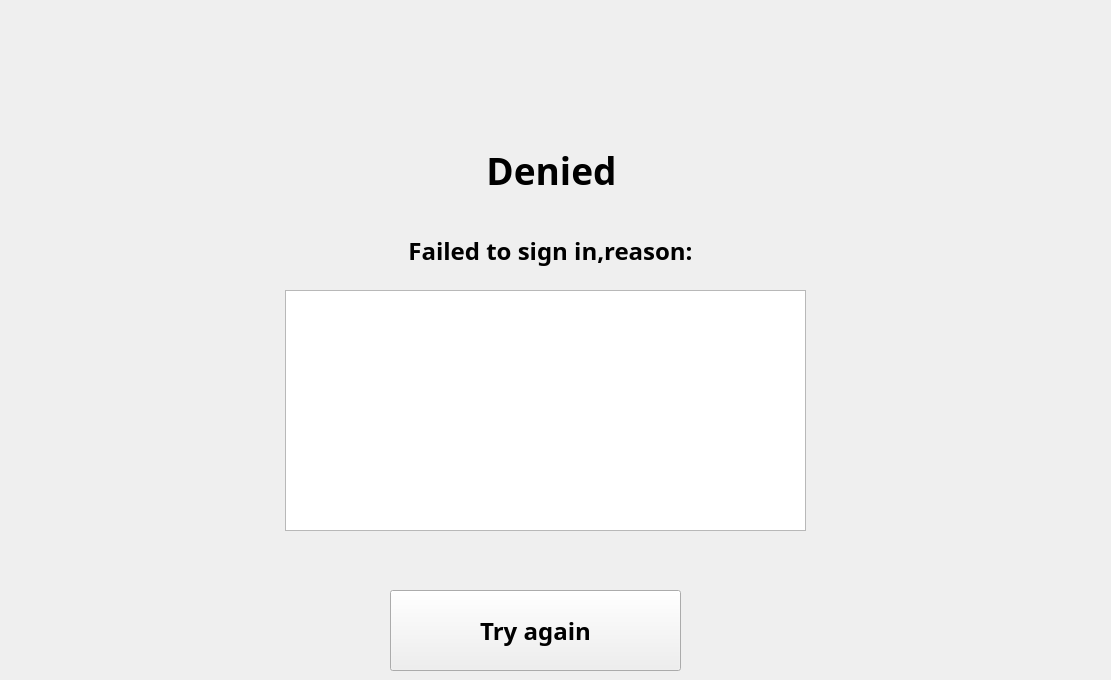
   <widget class="QWidget" name="login_fa_page">
    <widget class="QLabel" name="label_10">
     <property name="geometry">
      <rect>
       <x>1</x>
       <y>100</y>
       <width>1101</width>
       <height>141</height>
      </rect>
     </property>
     <property name="font">
      <font>
       <family>Bahnschrift SemiBold</family>
       <pointsize>28</pointsize>
       <weight>75</weight>
       <bold>true</bold>
      </font>
     </property>
     <property name="text">
      <string>Denied</string>
     </property>
     <property name="alignment">
      <set>Qt::AlignCenter</set>
     </property>
    </widget>
    <widget class="QLabel" name="label_11">
     <property name="geometry">
      <rect>
       <x>0</x>
       <y>190</y>
       <width>1101</width>
       <height>121</height>
      </rect>
     </property>
     <property name="font">
      <font>
       <family>Bahnschrift SemiBold</family>
       <pointsize>18</pointsize>
       <weight>75</weight>
       <bold>true</bold>
      </font>
     </property>
     <property name="text">
      <string>Failed to sign in,reason:</string>
     </property>
     <property name="alignment">
      <set>Qt::AlignCenter</set>
     </property>
    </widget>
    <widget class="QTextBrowser" name="reason_of_fail_to_login">
     <property name="geometry">
      <rect>
       <x>285</x>
       <y>290</y>
       <width>521</width>
       <height>241</height>
      </rect>
     </property>
     <property name="font">
      <font>
       <family>Bahnschrift SemiBold</family>
       <pointsize>18</pointsize>
       <weight>75</weight>
       <bold>true</bold>
      </font>
     </property>
    </widget>
    <widget class="QPushButton" name="back_to_login_page">
     <property name="geometry">
      <rect>
       <x>390</x>
       <y>590</y>
       <width>291</width>
       <height>81</height>
      </rect>
     </property>
     <property name="font">
      <font>
       <family>Bahnschrift SemiBold</family>
       <pointsize>18</pointsize>
       <weight>75</weight>
       <bold>true</bold>
      </font>
     </property>
     <property name="text">
      <string>Try again</string>
     </property>
    </widget>
   </widget>
